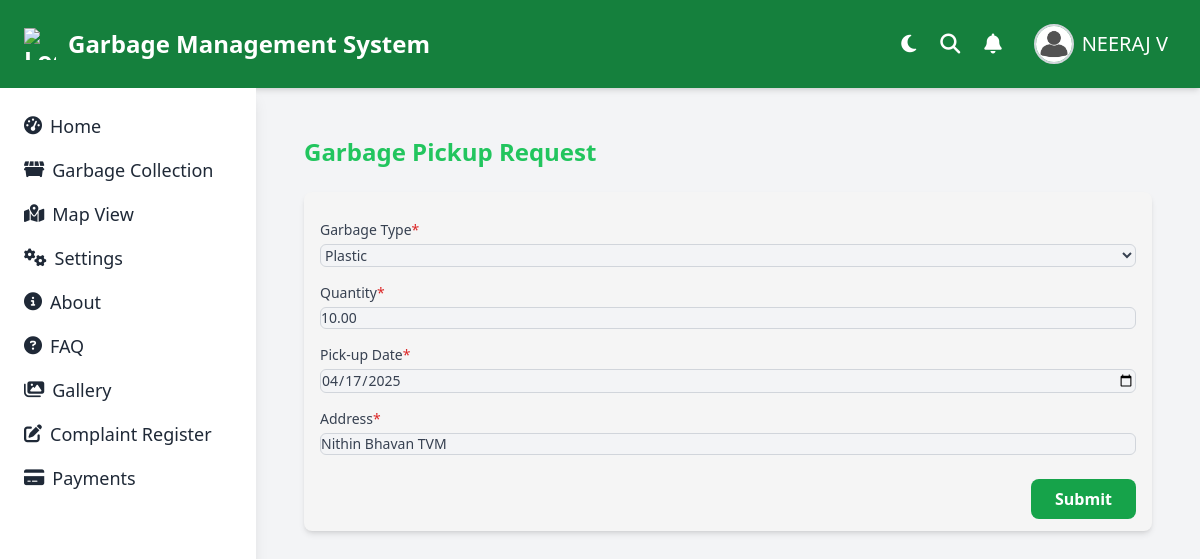
Page /garbage/garbage-update/36259136-6f45-43e1-abf8-fb31af83a8db/ (signed in) on the committed database.
### user/models.py (models this page shows, shortened)
class BaseClass(models.Model):
    uuid = models.SlugField(unique=True,default=uuid.uuid4)
    active_status = models.BooleanField(default=True)
    created_at = models.DateTimeField(auto_now_add=True)
    updated_at = models.DateTimeField(auto_now=True)
    class Meta:
        abstract = True

class Users(BaseClass):
    profile = models.OneToOneField('authentication.Profile',on_delete=models.CASCADE)
    name = models.CharField(max_length=50)
    email = models.EmailField(unique=True)
    contact = models.CharField(max_length=15)
    address = models.CharField(max_length=50)
    post_office = models.CharField(max_length=50)
    district = models.CharField(max_length=50,choices=DistrictChoices.choices)
    pin_code = models.CharField(max_length=6)
    class Meta:
        verbose_name = 'User'
        verbose_name_plural = 'Users'
        ordering = ['-id']

### garbage/models.py (models this page shows, shortened)
class Garbage(BaseClass):
    customer = models.ForeignKey('user.Users',null=True,on_delete=models.SET_NULL)
    garbage_type = models.CharField(max_length=50,choices=WasteChoices.choices)
    status = models.CharField(max_length=50,choices=Status_Choices.choices,default='Scheduled')
    quantity = models.DecimalField(max_digits=6,decimal_places=2)
    pick_up_date = models.DateField()
    address = models.CharField(max_length=50)
    class Meta:
        verbose_name = 'Garbage'
        verbose_name_plural = 'Garbages'
        ordering = ['-id']

### garbage/views.py (the view, shortened to what this page needs)
# urls.py: path('garbage-update/<str:uuid>/',views.GarbageUpdateView.as_view(),name='garbage-update'),
class GarbageUpdateView(View):
    def get(self, request, *args, **kwargs):
        uuid = kwargs.get('uuid')
        garbages = get_object_or_404(Garbage, uuid=uuid)
        form = GarbageRegisterForm(instance=garbages)
        return render(request, 'garbage/garbage_update.html', {'form': form})

### authentication/show_customer.py (called while the page is built)
def show_customer_name(request):
    customer_name = 'Guest'
    if request.user.is_authenticated:  # Check if the user is authenticated
        try:
            customer = Users.objects.get(profile=request.user)
            customer_name = customer.name  # Get the customer's name
        except Users.DoesNotExist:
            customer_name = 'Guest'  # Keep the default name if user is not found
    return {'customer_name': customer_name}

### authentication/show_user.py (called while the page is built)
def show_user_name(request):
    username = request.user.username
    name = username.split('@')[0]
    print(name)
    return{'name_of_user':name}

### authentication/templatetags/check_roles.py (called while the page is built)
@register.simple_tag
def check_user_role(request,roles):
    roles=roles.split(',')
    allow = False
    if request.user.role in roles:
        allow = True
    return allow

### templates/garbage/garbage_update.html (shortened to what this page needs)
{% extends 'base.html' %}
{% block content %}
<main class="h-full pb-16 overflow-y-auto">
    <form action="" method="post" enctype="multipart/form-data">
        <div class="container px-6 mx-auto grid">
            <h2 class="my-6 text-2xl font-semibold text-green-500">
                Garbage Pickup Request
            </h2>
            <div class="px-4 py-3 mb-8 bg-[#f5f5f5] rounded-lg shadow-md">
                <label class="block text-sm mt-4">
                    <span class="text-gray-700">Garbage Type</span><span class="text-red-600">*</span>
                    {{ form.garbage_type }}
                </label>
                <label class="block text-sm mt-4">
                    <span class="text-gray-700">Quantity</span><span class="text-red-600">*</span>
                    {{ form.quantity }}
                </label>
                <label class="block text-sm mt-4">
                    <span class="text-gray-700">Pick-up Date</span><span class="text-red-600">*</span>
                    {{ form.pick_up_date }}
                </label>
                <label class="block text-sm mt-4">
                    <span class="text-gray-700">Address</span><span class="text-red-600">*</span>
                    {{ form.address }}
                </label>
                <div class="flex justify-end mt-6">
                    <button type="submit"
                        class="px-6 py-2 bg-green-600 text-white font-semibold rounded-lg hover:bg-green-700 transition">
                        Submit
                    </button>
                </div>
            </div>
        </div>
    </form>
</main>
{% endblock %}

### templates/base.html (shortened to what this page needs)
{%load check_roles%}
<!DOCTYPE html>
<html lang="en">
<head>
  <script src="https://cdn.tailwindcss.com"></script>
  <link rel="stylesheet" href="https://cdnjs.cloudflare.com/ajax/libs/font-awesome/6.5.0/css/all.min.css">
  <link rel="stylesheet" href="https://cdn.jsdelivr.net/npm/bootstrap-icons@1.11.1/font/bootstrap-icons.css">
</head>
<body class="bg-gray-100 text-gray-800 min-h-screen transition duration-300">
  <header class="bg-green-700 text-white px-6 py-4 flex justify-between items-center shadow-md">
    <div class="flex items-center text-2xl font-bold">
      <img src="https://cdn-icons-png.flaticon.com/512/2986/2986273.png" alt="Logo" class="w-8 h-8 mr-3">
      Garbage Management System
    </div>
    {% if user.is_authenticated %}
    {%check_user_role request 'Admin,Driver' as allow%}
    {%check_user_role request 'User' as allow%}
            {%if allow%}
    <ul class="flex items-center space-x-6 text-xl">
      <li>
        <button onclick="toggleTheme()" class="focus:outline-none text-white text-xl" title="Toggle Theme">
          <i id="themeIcon" class="fas fa-moon"></i>
        </button>
      </li>
      <li><i class="fas fa-search cursor-pointer"></i></li>
      <li><i class="fas fa-bell cursor-pointer"></i></li>
      <li class="relative">
        <button onclick="toggleProfileMenu()" class="flex items-center space-x-2 p-2 rounded-full hover:bg-green-600">
          <img class="w-10 h-10 rounded-full object-cover border-2 border-gray-300" src="/static/img/user2.jpg" alt="User Profile" />
          <p class="text-white font-medium hidden md:block">{{ customer_name }}</p>
        </button>
      </li>
    </ul>
    {% endif %}
    {% endif %}
  </header>
  <div class="flex flex-col md:flex-row min-h-screen">
    <aside id="mobileSidebar" class="fixed top-0 left-0 w-64 h-screen bg-white shadow-lg transform -translate-x-full md:translate-x-0 transition-transform duration-300 z-50 md:static md:translate-x-0 p-6">
      <ul class="space-y-4 text-lg">
      {% if user.is_authenticated %}
        {%check_user_role request 'Admin' as allow%}
        {%check_user_role request 'User' as allow%}
          {%if allow%}
        <li><a href="{%url 'home'%}" class="flex items-center hover:text-green-600"><i class="fas fa-tachometer-alt mr-2"></i>Home</a></li>
        {% endif %}
        {%check_user_role request 'Admin' as allow%}
        {%check_user_role request 'User' as allow%}
        {%if allow%}
        <li><a href="{%url 'garbagesection'%}" class="flex items-center hover:text-green-600"><i class="fas fa-dumpster mr-2"></i>Garbage Collection</a></li>
        {% endif %}
        {%check_user_role request 'Admin,Driver' as allow%}
      {% endif %}
        <li><a href="{% url 'map' %}" class="flex items-center hover:text-green-600"><i class="fas fa-map-marked-alt mr-2"></i>Map View</a></li>
        {%check_user_role request 'Admin' as allow%}
        <li><a href="{% url 'settings' %}" class="flex items-center hover:text-green-600"><i class="fas fa-cogs mr-2"></i>Settings</a></li>
        <li><a href="{% url 'about' %}" class="flex items-center hover:text-green-600"><i class="fas fa-info-circle mr-2"></i>About</a></li>
        <li><a href="{% url 'faq' %}" class="flex items-center hover:text-green-600"><i class="fas fa-question-circle mr-2"></i>FAQ</a></li>
        <li><a href="{% url 'gallery' %}" class="flex items-center hover:text-green-600"><i class="fas fa-images mr-2"></i>Gallery</a></li>
    {% if user.is_authenticated %}
      {%check_user_role request 'User' as allow%}
        {%if allow%}
        <li><a href="{%url 'complaint-register'%}" class="flex items-center hover:text-green-600"><i class="fas fa-edit mr-2"></i>Complaint Register</a></li>
        {% endif %}
        {%check_user_role request 'Admin' as allow%}
    {% endif %}
        {%check_user_role request 'Admin,User' as allow%}
        {%if allow%}
        <li><a href="{% url 'payment-list' %}" class="flex items-center hover:text-green-600"><i class="fas fa-credit-card mr-2"></i>Payments</a></li>
        {% endif %}
      </ul>
    </aside>
    <main class="flex-1 p-6">
      {% block content %}
      {% endblock %}
    </main>
  </div>
</body>
</html>

### templates/base.html (style rules this page uses)
html, body { overflow-x: hidden; }

### rows in the picture
Users: name "NEERAJ V"
Garbage: garbage_type "Plastic", quantity "10.00", pick_up_date "04/17/2025", address "Nithin Bhavan TVM"
